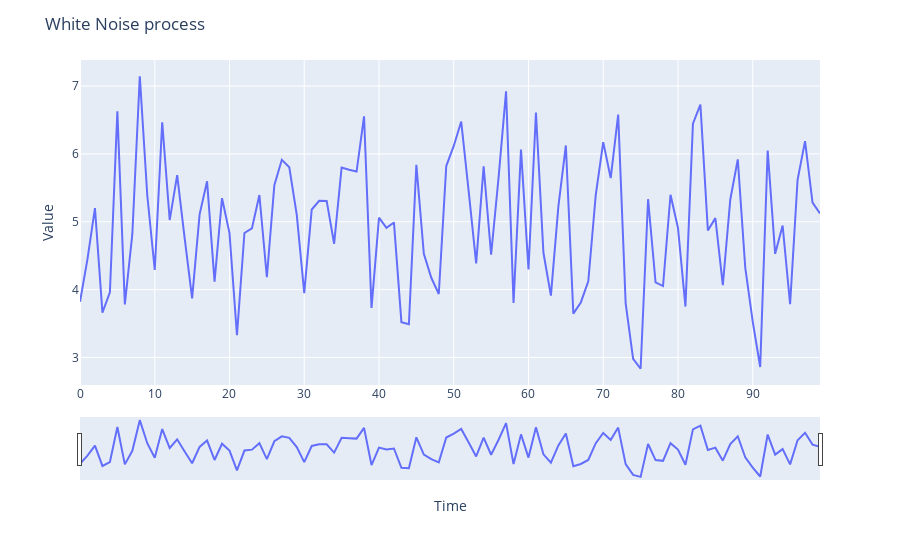

The notebook cell this image was saved under:
### Markdown cell above
### Процесс белого шума

### Code cell
wn_process = tsa.ArmaProcess(nobs = 300)
sample = wn_process.generate_sample(burnin = 10000) + 5
simple_plot(sample, title = 'White Noise process')

### Figure 1 — Plotly figure (JSON) as saved in the notebook; plotly's stock layout.template omitted (floating-point values rounded to 4 significant figures)
{"data": [{"hovertemplate": "x=%{x}<br>y=%{y}<extra></extra>", "legendgroup": "", "line": {"color": "#636efa", "dash": "solid"}, "mode": "lines", "name": "", "orientation": "v", "showlegend": false, "type": "scatter", "x": [0, 1, 2, 3, 4, 5, 6, 7, 8, 9, 10, 11, 12, 13, 14, 15, 16, 17, 18, 19, 20, 21, 22, 23, 24, 25, 26, 27, 28, 29, 30, 31, 32, 33, 34, 35, 36, 37, 38, 39, 40, 41, 42, 43, 44, 45, 46, 47, 48, 49, 50, 51, 52, 53, 54, 55, 56, 57, 58, 59, 60, 61, 62, 63, 64, 65, 66, 67, 68, 69, 70, 71, 72, 73, 74, 75, 76, 77, 78, 79, 80, 81, 82, 83, 84, 85, 86, 87, 88, 89, 90, 91, 92, 93, 94, 95, 96, 97, 98, 99], "xaxis": "x", "y": [3.821, 4.45, 5.203, 3.661, 3.962, 6.63, 3.783, 4.817, 7.145, 5.39, 4.289, 6.466, 5.026, 5.688, 4.758, 3.87, 5.11, 5.596, 4.118, 5.348, 4.833, 3.327, 4.835, 4.903, 5.394, 4.182, 5.539, 5.913, 5.802, 5.1, 3.949, 5.181, 5.309, 5.308, 4.676, 5.8, 5.766, 5.741, 6.555, 3.731, 5.06, 4.911, 4.99, 3.52, 3.491, 5.838, 4.529, 4.175, 3.935, 5.821, 6.118, 6.477, 5.45, 4.387, 5.816, 4.514, 5.653, 6.922, 3.805, 6.063, 4.297, 6.609, 4.543, 3.912, 5.228, 6.124, 3.647, 3.811, 4.122, 5.397, 6.174, 5.644, 6.579, 3.798, 2.981, 2.834, 5.333, 4.106, 4.053, 5.398, 4.909, 3.751, 6.446, 6.728, 4.872, 5.054, 4.065, 5.329, 5.919, 4.325, 3.53, 2.86, 6.05, 4.527, 4.944, 3.784, 5.619, 6.188, 5.284, 5.122], "yaxis": "y"}], "layout": {"legend": {"tracegroupgap": 0}, "margin": {"t": 60}, "title": {"text": "White Noise process"}, "xaxis": {"anchor": "y", "domain": [0, 1], "rangeslider": {"visible": true}, "title": {"text": "Time"}}, "yaxis": {"anchor": "x", "domain": [0, 1], "title": {"text": "Value"}}}}
